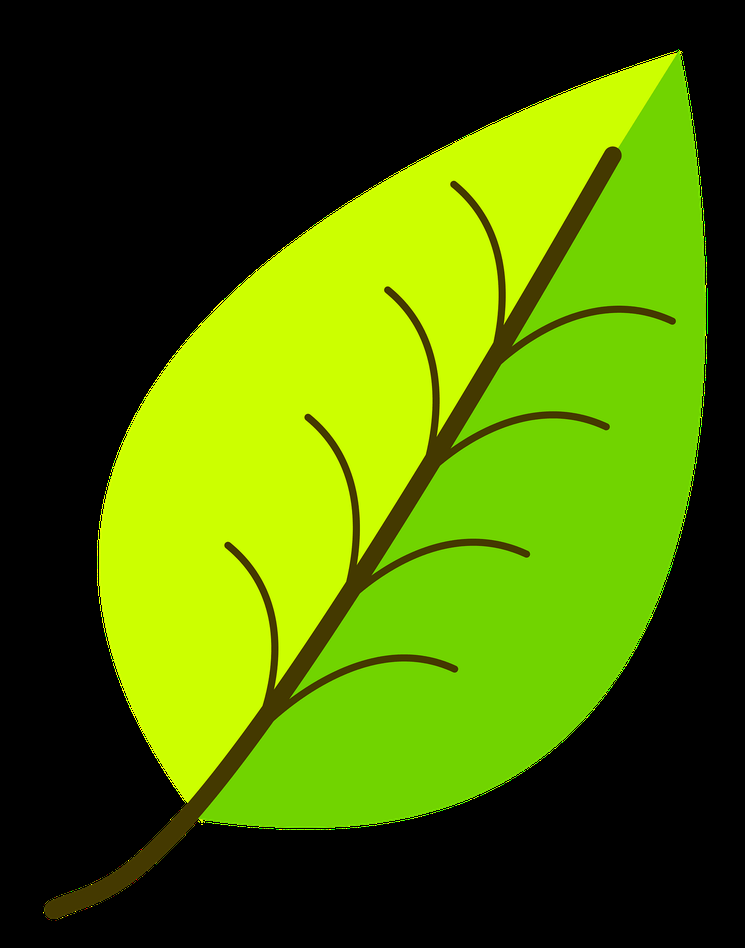
#> input picture leaf_original.png, 745 x 948 px, shrunk from 1509 x 1920 before the run
$ jupyter execute 6-Linear-Transformations.ipynb
#> lines starting #> are read from the running program, lines starting #| are printed output that depends on the picture
# Linear Transformations

A practice notebook by [Mark Redito](https://markredito.com)

In this notebook we will explore linear transformations, visualize their results and master matrix multiplication to apply various linear transformations.

## Packages

[cell 1]
#install OpenCV first by uncommenting the command below:
#!pip install opencv-python

[cell 2]
import numpy as np
import cv2 #OpenCV library for images transformations

## Transformations

A **transformation** is a function from one vector space to another that respects the underlying (linear) structure of each vector space. Referring to a specific transformation, you can use a symbol, such as $T$. Specifying the spaces containing the input and output vectors, e.g. $\mathbb{R}^2$ and $\mathbb{R}^3$, you can write $T: \mathbb{R}^2 \rightarrow \mathbb{R}^3$. Transforming vector $v \in \mathbb{R}^2$ into the vector $w\in\mathbb{R}^3$ by the transformation $T$, you can use the notation $T(v)=w$ and read it as "*T of v equals to w*" or "*vector w is an **image** of vector v with the transformation T*".

The following Python function corresponds to the transformation $T: \mathbb{R}^2 \rightarrow \mathbb{R}^3$ with the following symbolic formula:

$$T\begin{pmatrix}
          \begin{bmatrix}
           v_1 \\
           v_2
          \end{bmatrix}\end{pmatrix}=
          \begin{bmatrix}
           3v_1 \\
           0 \\
           -2v_2
          \end{bmatrix}
          \tag{1}
          $$

[cell 3]
def T(v):
    #initialize `w` with zeroes with shape (3, 1)
    w = np.zeros((3, 1))
    #at position [0,0] of `w` vector is multiplied by 3
    w[0, 0] = 3 * v[0, 0]
    #at position [2,0] of `w` vector is multiplied by -2
    w[2, 0] = -2 * v[1, 0]

    return w

v = np.array([[3], [5]])
w = T(v)

print("Original vector:\n", v,
     "\n\n Result of transformation:\n", w)

You can change the values of $k$ or vectors $u$ and $v$ in the cell below, to check that this is true for some specific values.

[cell 4]
u = np.array([[1], [-2]])
v = np.array([[2], [4]])

k = 7

print("T(k * v):\n", T(k * v), "\n k*T(v):\n", k * T(v), "\n\n")
print("T(u + v):\n", T(u + v), "\n T(u) + T(v):\n", T(u) + T(v))

Some examples of linear transformations are rotations, reflections, scaling (dilations), etc. In this lab you will explore a few of them.

## Transformations Defined as a Matrix Multiplication

Let $L: \mathbb{R}^m \rightarrow \mathbb{R}^n$ be defined by a matrix $A$, where $L(v)=Av$, multiplication of the matrix $A$ ($n\times m$) and vector $v$ ($m\times 1$) resulting in the vector $w$ ($n\times 1$).

Now try to guess, what should be the elements of matrix $A$, corresponding to the transformation $L: \mathbb{R}^2 \rightarrow \mathbb{R}^3$:

$$L\begin{pmatrix}
          \begin{bmatrix}
           v_1 \\
           v_2
          \end{bmatrix}\end{pmatrix}=
          \begin{bmatrix}
           3v_1 \\
           0 \\
           -2v_2
          \end{bmatrix}=
          \begin{bmatrix}
           ? & ? \\
           ? & ? \\
           ? & ?
          \end{bmatrix}
          \begin{bmatrix}
           v_1 \\
           v_2
          \end{bmatrix}
          \tag{4}
          $$

To do that, write the transformation $L$ as $Av$ and then perform matrix multiplication:
    $$L\begin{pmatrix}
          \begin{bmatrix}
           v_1 \\
           v_2
          \end{bmatrix}\end{pmatrix}=
          A\begin{bmatrix}
           v_1 \\
           v_2
          \end{bmatrix}=
          \begin{bmatrix}
           a_{1,1} & a_{1,2} \\
           a_{2,1} & a_{2,2} \\
           a_{3,1} & a_{3,2}
          \end{bmatrix}
          \begin{bmatrix}
           v_1 \\
           v_2
          \end{bmatrix}=
          \begin{bmatrix}
           a_{1,1}v_1+a_{1,2}v_2 \\
           a_{2,1}v_1+a_{2,2}v_2 \\
           a_{3,1}v_1+a_{3,2}v_2 \\
          \end{bmatrix}=
          \begin{bmatrix}
           3v_1 \\
           0 \\
           -2v_2
          \end{bmatrix}\tag{5}
          $$

Can you see now what should be the values of the elements $a_{i,j}$ of matrix $A$ to make the equalities $(5)$ correct? Find out the answer in the following code cell:

[cell 5]
def L(v):
    A = np.array([[3, 0], [0, 0], [0, -2]])
    print ("Transformation matrix:\n", A, "\n")
    w = A @ v

    return w

v = np.array([[3], [5]])
w = L(v)

print("Original vector:\n", v,
      "\n\n Result of the transformation:\n", w)

Every linear transformation can be carried out by matrix multiplication. And vice versa, carrying out matrix multiplication, it is natural to consider the linear transformation that it represents. It means you can associate the matrix with the linear transformation in some way. This is a key connection between linear transformations and matrix algebra.

## Standard Transformations in a Plane

As discussed above in section [3](#3), a linear transformation $L: \mathbb{R}^2 \rightarrow \mathbb{R}^2$ can be represented as a multiplication of a $2 \times 2$ matrix and a coordinate vector $v\in\mathbb{R}^2.$ Note that so far you have been using some random vector $v\in\mathbb{R}^2.$ (e.g. $v=\begin{bmatrix}3 \\ 5\end{bmatrix}$). To have a better intuition of what the transformation is really doing in the $\mathbb{R}^2$ space, it is wise to choose vector $v$ in a less random way.

A good choice would be vectors of a standard basis $e_1=\begin{bmatrix}1 \\ 0\end{bmatrix}$ and $e_2=\begin{bmatrix}0 \\ 1\end{bmatrix}$. Let's apply linear transformation $L$ to each of the vectors $e_1$ and $e_2$: $L(e_1)=Ae_1$ and $L(e_2)=Ae_2$. If you put vectors $\{e_1, e_2\}$ into columns of a matrix and perform matrix multiplication

$$A\begin{bmatrix}e_1 & e_2\end{bmatrix}=\begin{bmatrix}Ae_1 & Ae_2\end{bmatrix}=\begin{bmatrix}L(e_1) & L(e_2)\end{bmatrix},\tag{3}$$

you can note that $\begin{bmatrix}e_1 & e_2\end{bmatrix}=\begin{bmatrix}1 & 0 \\ 0 & 1\end{bmatrix}$ (identity matrix). Thus, $A\begin{bmatrix}e_1 & e_2\end{bmatrix} = AI=A$, and

$$A=\begin{bmatrix}L(e_1) & L(e_2)\end{bmatrix}.\tag{4}$$

This is a matrix with the columns that are the images of the vectors of the standard basis.

This choice of vectors \{$e_1, e_2$\} provides opportunity for the visual representation of the linear transformation $L$ (you will see the examples below).

### Example 1: Horizontal Scaling (Dilation)

Horizontal scaling (factor $2$ in this example) can be defined considering transformation of a vector $e_1=\begin{bmatrix}1 \\ 0\end{bmatrix}$ into a vector $\begin{bmatrix}2 \\ 0\end{bmatrix}$ and leaving vector $e_2=\begin{bmatrix}0 \\ 1\end{bmatrix}$ without any changes. The following function `T_hscaling()` corresponds to the horizontal scaling (factor $2$) of a vector. The second function `transform_vectors()` applies defined transformation to a set of vectors (here two vectors).

[cell 6]
def T_hscaling(v):
    #This particular matrix will double the x-component of any vector
    #it multiplies, but it leaves the y-component unchanged.
    A = np.array([[2, 0], [0, 1]])
    #The transformation is performed using
    #the matrix multiplication operator @
    w = A @ v

    return w

def transform_vectors(T, v1, v2):
    #The two vectors are combined horizontally into a 2x2 matrix
    V = np.hstack((v1, v2))
    #Transformation
    W = T(V)

    return W

e1 = np.array([[1], [0]])
e2 = np.array([[0], [1]])

transformation_result_hscaling = transform_vectors(T_hscaling, e1, e2)

print("Original vectors:\n e1 = \n", e1, "\n e2 = \n", e2,
     "\n\n Result of the transformation (matrix form):\n",
     transformation_result_hscaling)

You can get a visual understanding of the transformation, producing a plot which displays input vectors, and their transformations. Do not worry if the code in the following cell will not be clear - at this stage this is not important code to understand.

[cell 7]
import matplotlib.pyplot as plt

def T_hscaling(v):
    A = np.array([[2, 0], [0, 1]])
    w = A @ v
    return w

def plot_transformation(T, e1, e2):
    color_original = "#129cab"
    color_transformed = "#cc8933"

    _, ax = plt.subplots(figsize=(7, 7))
    ax.tick_params(axis='x', labelsize=14)
    ax.tick_params(axis='y', labelsize=14)
    ax.set_xticks(np.arange(-5, 6))
    ax.set_yticks(np.arange(-5, 6))

    plt.axis([-5, 5, -5, 5])
    plt.quiver([0, 0], [0, 0], [e1[0, 0], e2[0, 0]], [e1[1, 0], e2[1, 0]], color=color_original, angles='xy', scale_units='xy', scale=1)

    e1_sgn = 0.4 * np.sign(e1).reshape(2,)
    ax.text(e1[0, 0]-0.2+e1_sgn[0], e1[1, 0]-0.2+e1_sgn[1], f'$e_1$', fontsize=14, color=color_original)
    e2_sgn = 0.4 * np.sign(e2).reshape(2,)
    ax.text(e2[0, 0]-0.2+e2_sgn[0], e2[1, 0]-0.2+e2_sgn[1], f'$e_2$', fontsize=14, color=color_original)

    V = np.hstack((e1, e2))
    W = T(V)

    e1_transformed = W[:, 0]
    e2_transformed = W[:, 1]

    plt.quiver([0, 0], [0, 0], e1_transformed[0], e1_transformed[1], color=color_transformed, angles='xy', scale_units='xy', scale=1)
    plt.quiver([0, 0], [0, 0], e2_transformed[0], e2_transformed[1], color=color_transformed, angles='xy', scale_units='xy', scale=1)

    e1_transformed_sgn = 0.4 * np.sign(e1_transformed)
    ax.text(e1_transformed[0]-0.2+e1_transformed_sgn[0], e1_transformed[1]-0.2+e1_transformed_sgn[1], f'$T(e_1)$', fontsize=14, color=color_transformed)
    e2_transformed_sgn = 0.4 * np.sign(e2_transformed)
    ax.text(e2_transformed[0]-0.2+e2_transformed_sgn[0], e2_transformed[1]-0.2+e2_transformed_sgn[1], f'$T(e_2)$', fontsize=14, color=color_transformed)

    plt.gca().set_aspect("equal")
    plt.grid(True)
    plt.show()
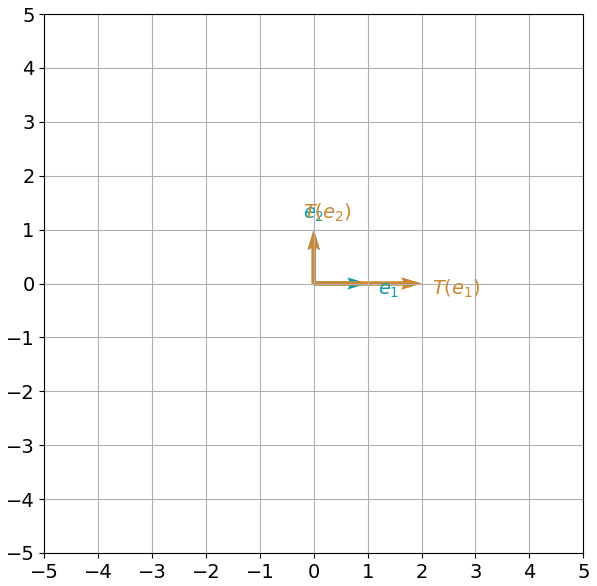
#> figure drawn by matplotlib, 1 panel

e1 = np.array([[1], [0]])
e2 = np.array([[0], [1]])

plot_transformation(T_hscaling, e1, e2)

You can observe that the polygon has been stretched in the horizontal direction as a result of the transformation.

### Example 2: Reflection about y-axis (the vertical axis)

Function `T_reflection_yaxis()` defined below corresponds to the reflection about y-axis:

[cell 8]
def T_reflection_yaxis(v):
    A = np.array([[-1, 0], [0, 1]])
    w = A @ v

    return w

e1 = np.array([[1], [0]])
e2 = np.array([[0], [1]])

transformation_result_reflection_yaxis = transform_vectors(
    T_reflection_yaxis, e1, e2)

print("Original vectors:\n e1=\n", e1, "\ne2=\n", e2,
     "\n\n Result of the transformation (matrix form):\n",
     transformation_result_reflection_yaxis)

[cell 9]
#let's visualize the transformation
plot_transformation(T_reflection_yaxis, e1, e2)

There are many more standard linear transformations to explore. But now you have the required tools to apply them and visualize the results.

## Application of Linear Transformations: Computer Graphics

A large number of basic geometric shapes is used in computer graphics. Such shapes (e.g. triangles, quadrilaterals) are defined by their vertexes (corners). Linear transformations are often used to generate complex shapes from the basic ones, through scaling, reflection, rotation, shearing etc. It provides opportunity to manipulate those shapes efficiently.

The software responsible for rendering of graphics, has to process the coordinates of millions of vertexes. The use of matrix multiplication to manipulate coordinates helps to merge multiple transformations together, just applying matrix multiplication one by one in a sequence. And another advantage is that the dedicated hardware, such as Graphics Processing Units (GPUs), is designed specifically to handle these calculations in large numbers with high speed.

So, matrix multiplication and linear transformations give you a super power, especially on scale!

Here is an example where linear transformations could have helped to reduce the amount of work preparing the image:

All of the subleafs are similar and can be prepared as just linear transformations of one original leaf.

Let's see a simple example of two transformations applied to a leaf image. For the image transformations you can use an `OpenCV` library. First, upload and show the image:

[cell 10]
img = cv2.imread('leaf_original.png', 0)
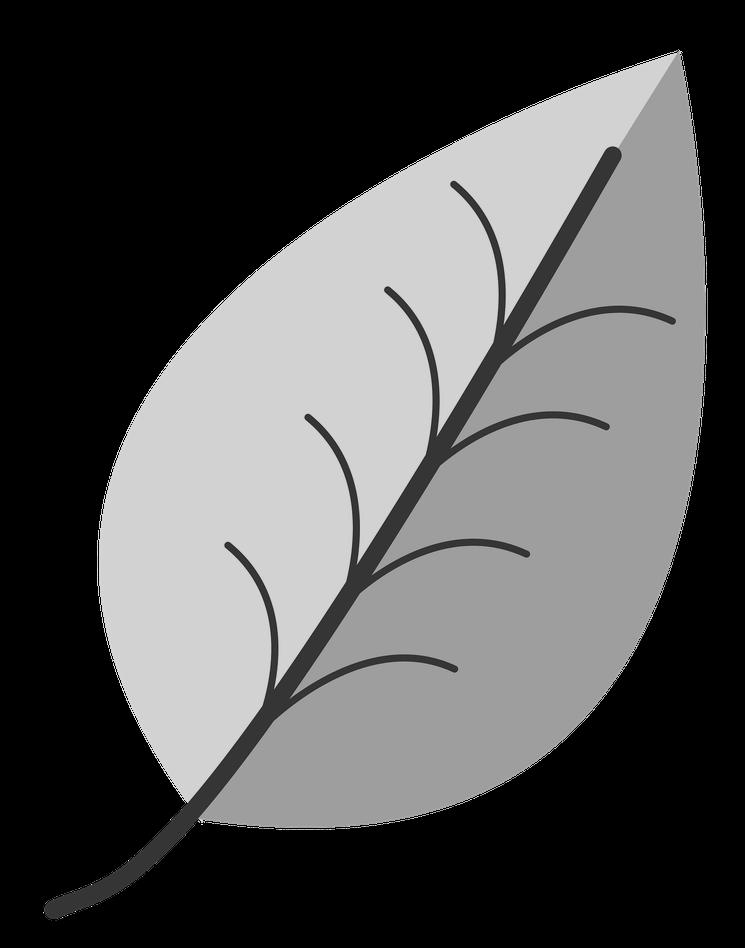
#> img: shape (948, 745); min 0, max 225, mean 83.6
plt.imshow(img)

Of course, this is just a very simple leaf image (not a real example in preparation of the proper art work), but it will help you to get the idea how a few transformations can be applied in a row. Try to rotate the image 90 degrees clockwise and then apply a shear transformation, which can be visualized as:

Rotate the image:

[cell 11]
image_rotated = cv2.rotate(img, cv2.ROTATE_90_CLOCKWISE)
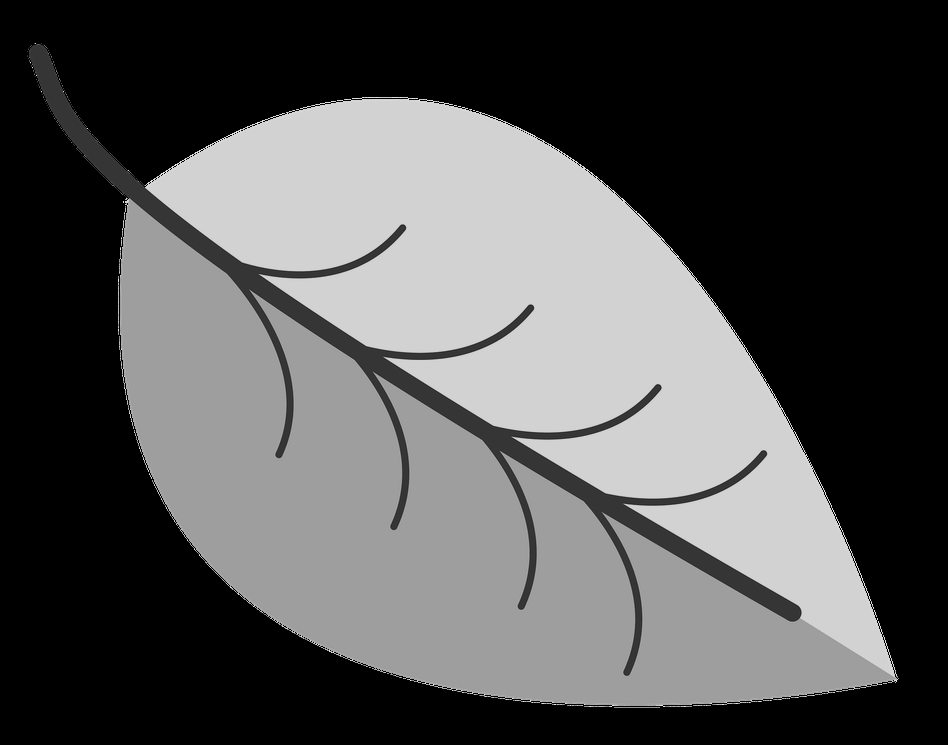
#> image_rotated: shape (745, 948); min 0, max 225, mean 83.6
plt.imshow(image_rotated)

Applying the shear you will get the following output:

[cell 12]
rows, cols = image_rotated.shape
#> rows = 745; cols = 948
#3x3 matrix as it is required for OpenCV
M = np.float32([[1, 0.5, 0], [0, 1, 0], [0, 0, 1]])
image_rotated_sheared = cv2.warpPerspective(image_rotated, M,
                                           (int(cols), int(rows)))
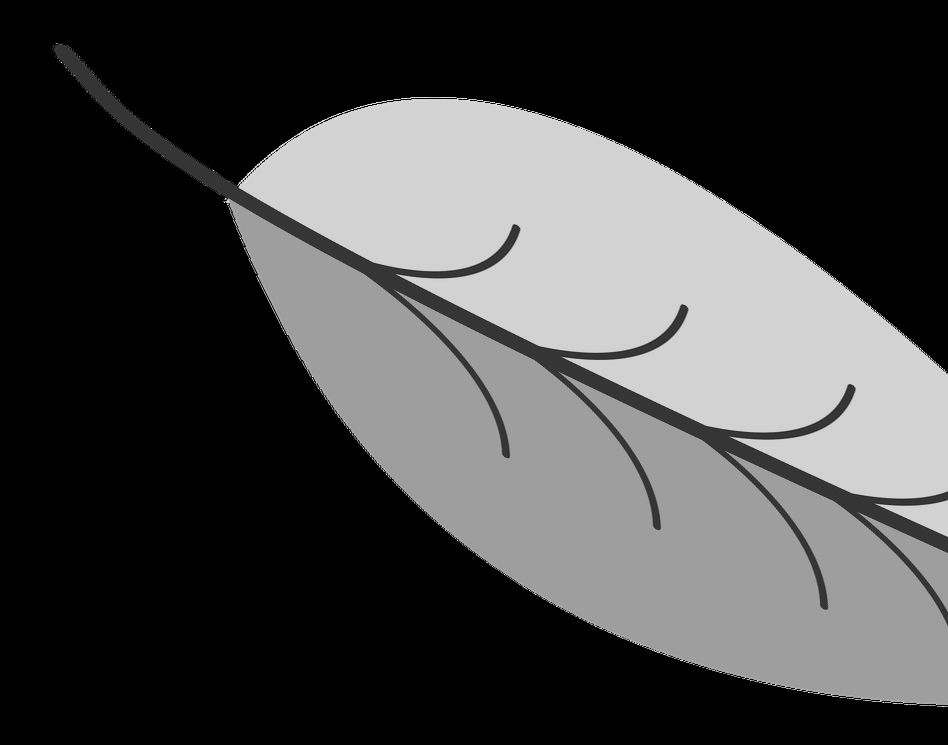
#> image_rotated_sheared: shape (745, 948); min 0, max 225, mean 70.7
plt.imshow(image_rotated_sheared)

What if you will apply those two transformations in the opposite order? Do you think the result will be the same? Run the following code to check that:

[cell 13]
image_sheared = cv2.warpPerspective(img, M, (int(cols), int(rows)))
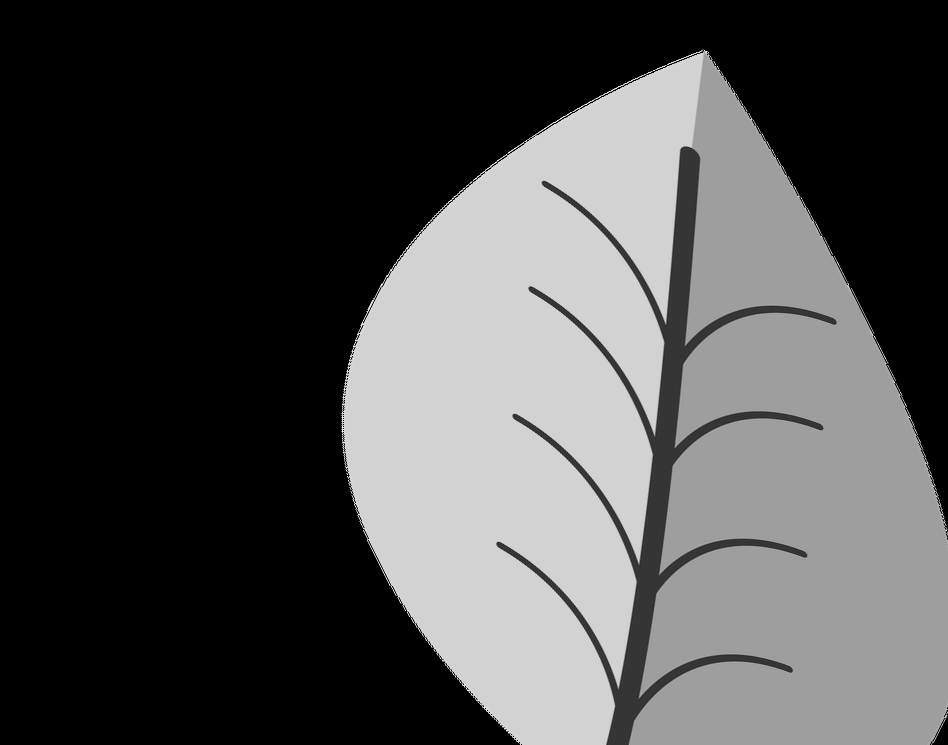
#> image_sheared: shape (745, 948); min 0, max 225, mean 77.3
image_sheared_rotated = cv2.rotate(image_sheared, cv2.ROTATE_90_CLOCKWISE)
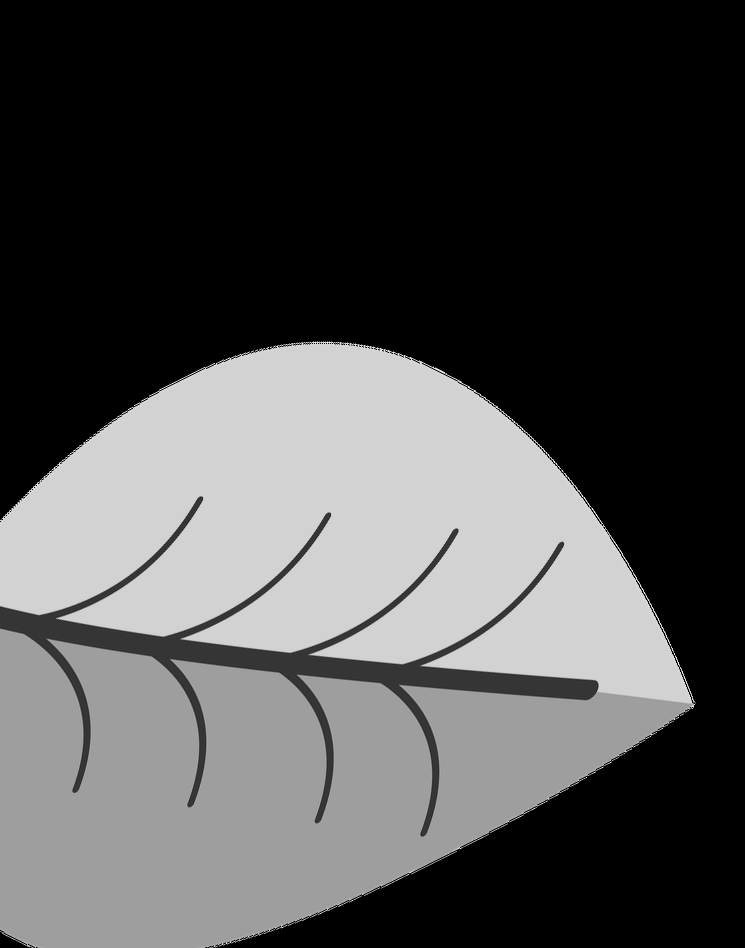
#> image_sheared_rotated: shape (948, 745); min 0, max 225, mean 77.3
plt.imshow(image_sheared_rotated)
